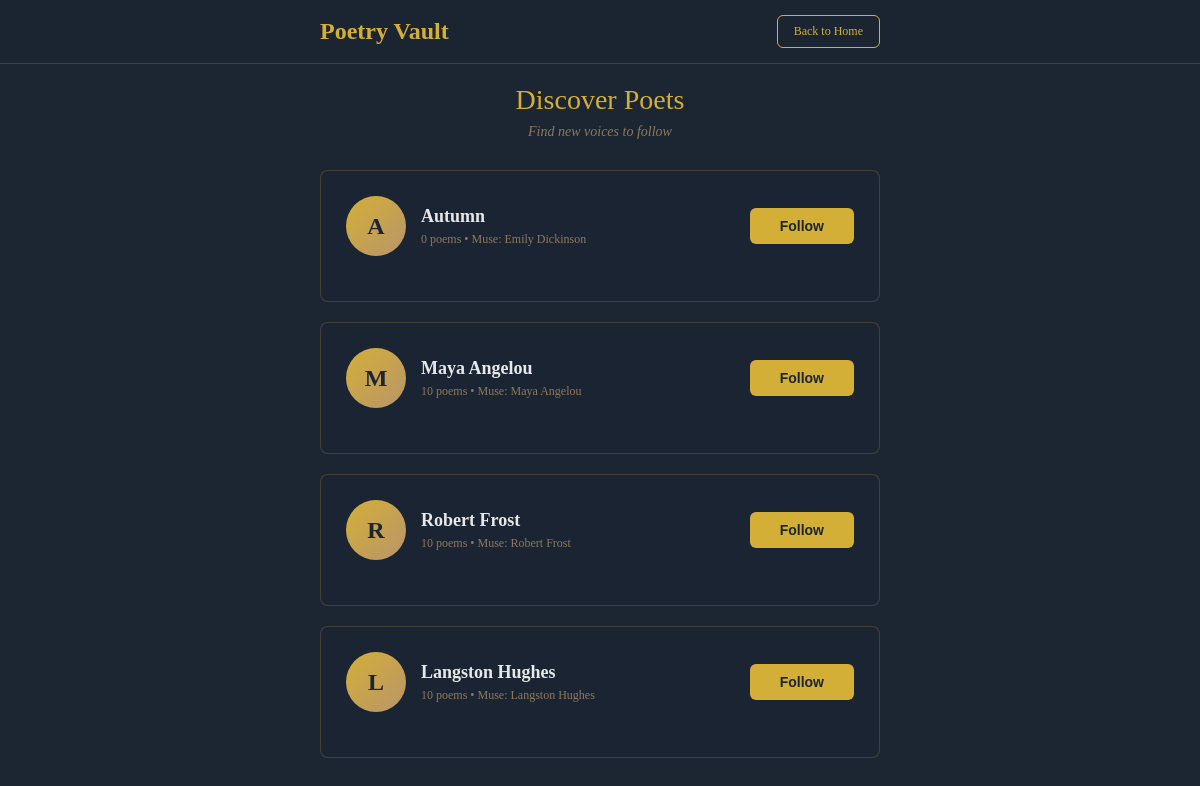
Page /discover (signed in) on the committed database.
### models.py (models this page shows, shortened)
class User(UserMixin, db.Model):
    __tablename__ = 'users'
    id = db.Column(db.Integer, primary_key=True)
    username = db.Column(db.String(80), unique=True, nullable=False)
    email = db.Column(db.String(120), unique=True, nullable=False)
    password_hash = db.Column(db.String(255), nullable=False)
    age = db.Column(db.Integer, nullable=True)
    favorite_poet = db.Column(db.String(100), nullable=True)
    is_admin = db.Column(db.Boolean, default=False)
    created_at = db.Column(db.DateTime, default=datetime.utcnow)
    poems = db.relationship('Poem', backref='author', lazy=True)
    comments = db.relationship('Comment', backref='author', lazy=True)
    saved_poems = db.relationship('SavedPoem', backref='user', lazy=True, cascade='all, delete-orphan')
    likes = db.relationship('Like', backref='user', lazy=True, cascade='all, delete-orphan')
    notifications = db.relationship('Notification', backref='user', lazy=True, cascade='all, delete-orphan')
    highlights = db.relationship('Highlight', backref='user', lazy=True, cascade='all, delete-orphan')
    following = db.relationship('Follow', foreign_keys='Follow.follower_id', backref='follower', lazy='dynamic', cascade='all, delete-orphan')
    followers = db.relationship('Follow', foreign_keys='Follow.followed_id', backref='followed', lazy='dynamic', cascade='all, delete-orphan')

### app.py (the view)
    @app.route('/discover')
    @login_required
    def discover():
        from models import Follow
        import random
        following_ids = [f.followed_id for f in Follow.query.filter_by(follower_id=current_user.id).all()]
        following_ids.append(current_user.id)  # Exclude self
        classic_poet_names = ['Shakespeare', 'Rumi', 'Emily Dickinson', 'Edgar Allan Poe',
                             'Walt Whitman', 'Lord Byron', 'William Wordsworth',
                             'John Keats', 'Percy Shelley', 'Robert Burns']
        suggested_users = User.query.filter(
            ~User.id.in_(following_ids),
            ~User.username.in_(classic_poet_names)
        ).all()
        random.shuffle(suggested_users)
        for user in suggested_users[:10]:  # Limit to 10 suggestions
            user.recent_poems = Poem.query.filter_by(user_id=user.id, is_classic=False).order_by(Poem.created_at.desc()).limit(3).all()
        return render_template('discover.html', suggested_users=suggested_users[:10])

### templates/discover.html (shortened to what this page needs)
<!DOCTYPE html>
<html>
<head>
</head>
<body>
    <nav class="navbar">
        <div class="nav-container">
            <a href="/home" class="logo">Poetry Vault</a>
            <a href="/home" class="btn-back">Back to Home</a>
        </div>
    </nav>
    <div class="container">
        <div class="header">
            <h1>Discover Poets</h1>
            <p>Find new voices to follow</p>
        </div>
        {% if suggested_users %}
            {% for user in suggested_users %}
            <div class="user-card">
                <div class="user-header">
                    <div class="avatar">{{ user.username[0].upper() }}</div>
                    <div class="user-info">
                        <h3><a href="/user/{{ user.id }}" style="color: #e8e8e8; text-decoration: none;">{{ user.username }}</a></h3>
                        <p>{{ user.poems|length }} poems • Muse: {{ user.favorite_poet }}</p>
                    </div>
                    <button class="follow-btn" onclick="followUser({{ user.id }}, this)">Follow</button>
                </div>
            </div>
            {% endfor %}
        {% else %}
            <div class="empty-state">
                <h3>You're All Caught Up!</h3>
                <p>You're following everyone. Check back later for new poets.</p>
            </div>
        {% endif %}
    </div>
</body>
</html>

### templates/discover.html (style rules this page uses)
* { margin: 0; padding: 0; box-sizing: border-box; }
body { font-family: 'Georgia', serif; background: #1c2532; min-height: 100vh; color: #e8e8e8; }
.navbar { background: rgba(28, 37, 50, 0.95); border-bottom: 1px solid rgba(212, 175, 55, 0.2); padding: 15px 0; }
.nav-container { max-width: 600px; margin: 0 auto; padding: 0 20px; display: flex; justify-content: space-between; align-items: center; }
.logo { font-size: 24px; color: #d4af37; font-weight: 600; text-decoration: none; }
.btn-back { padding: 8px 16px; background: transparent; color: #d4af37; border: 1px solid #d4af37; border-radius: 6px; text-decoration: none; font-size: 12px; }
.container { max-width: 600px; margin: 0 auto; padding: 20px; }
.header { text-align: center; margin-bottom: 30px; }
.header h1 { color: #d4af37; font-size: 28px; margin-bottom: 8px; font-weight: normal; }
.header p { color: #8e7a5a; font-size: 14px; font-style: italic; }
.user-card { background: rgba(28, 37, 50, 0.8); border: 1px solid rgba(212, 175, 55, 0.2); border-radius: 8px; padding: 25px; margin-bottom: 20px; }
.user-header { display: flex; align-items: center; gap: 15px; margin-bottom: 20px; }
.avatar { width: 60px; height: 60px; border-radius: 50%; background: linear-gradient(135deg, #d4af37 0%, #b8956a 100%); display: flex; align-items: center; justify-content: center; color: #1c2532; font-weight: bold; font-size: 24px; }
.user-info { flex: 1; }
.user-info h3 { color: #e8e8e8; font-size: 18px; margin-bottom: 5px; font-weight: 600; }
.user-info p { color: #8e7a5a; font-size: 12px; }
.follow-btn { padding: 10px 30px; background: #d4af37; color: #1c2532; border: none; border-radius: 6px; font-size: 14px; font-weight: 600; cursor: pointer; transition: all 0.2s; }

### rows in the picture
User: username "A", username "Autumn", poems|length "0", favorite_poet "Emily Dickinson"
User: username "M", username "Maya Angelou", poems|length "10", favorite_poet "Maya Angelou"
User: username "R", username "Robert Frost", poems|length "10", favorite_poet "Robert Frost"
User: username "L", username "Langston Hughes", poems|length "10", favorite_poet "Langston Hughes"
